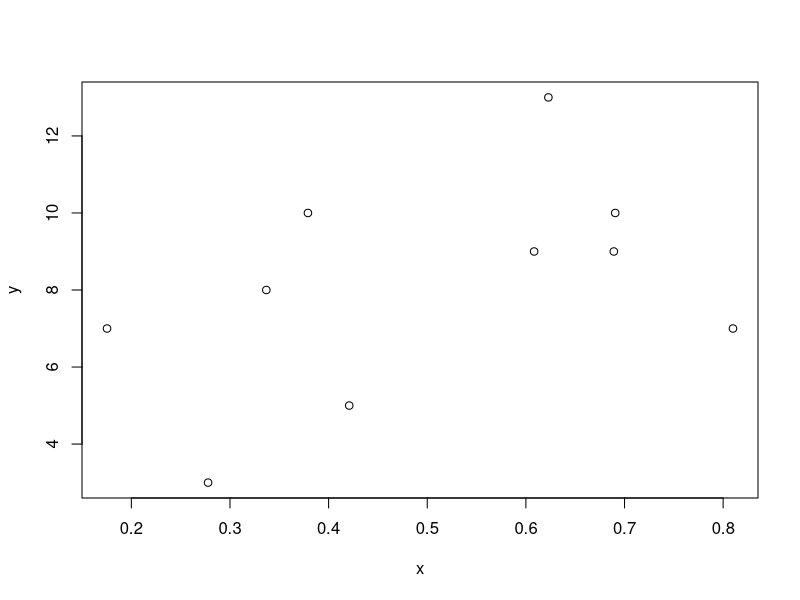

R code for this plot:

## BIOL6100 - Class 2
## Isabelle Smith
## Jan. 16, 2025

## - - - - - - -

## testing Git/GitHub

## - - - - - - -

x <- runif(10)
y <- rpois(10,7)
plot(x,y)
